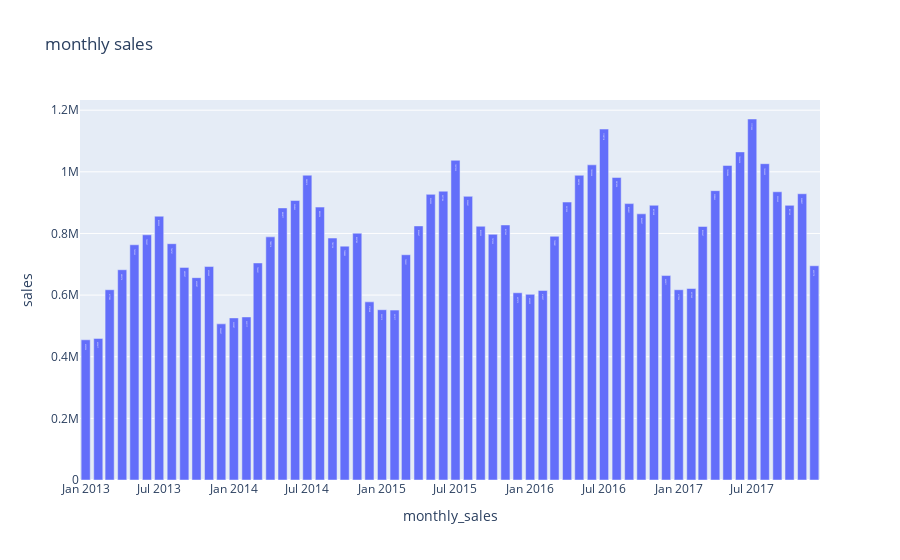

Notebook code cell kept with this figure:
### Code cell
px.bar(monthly, x="monthly_sales", y="sales", title="monthly sales", text="sales")
